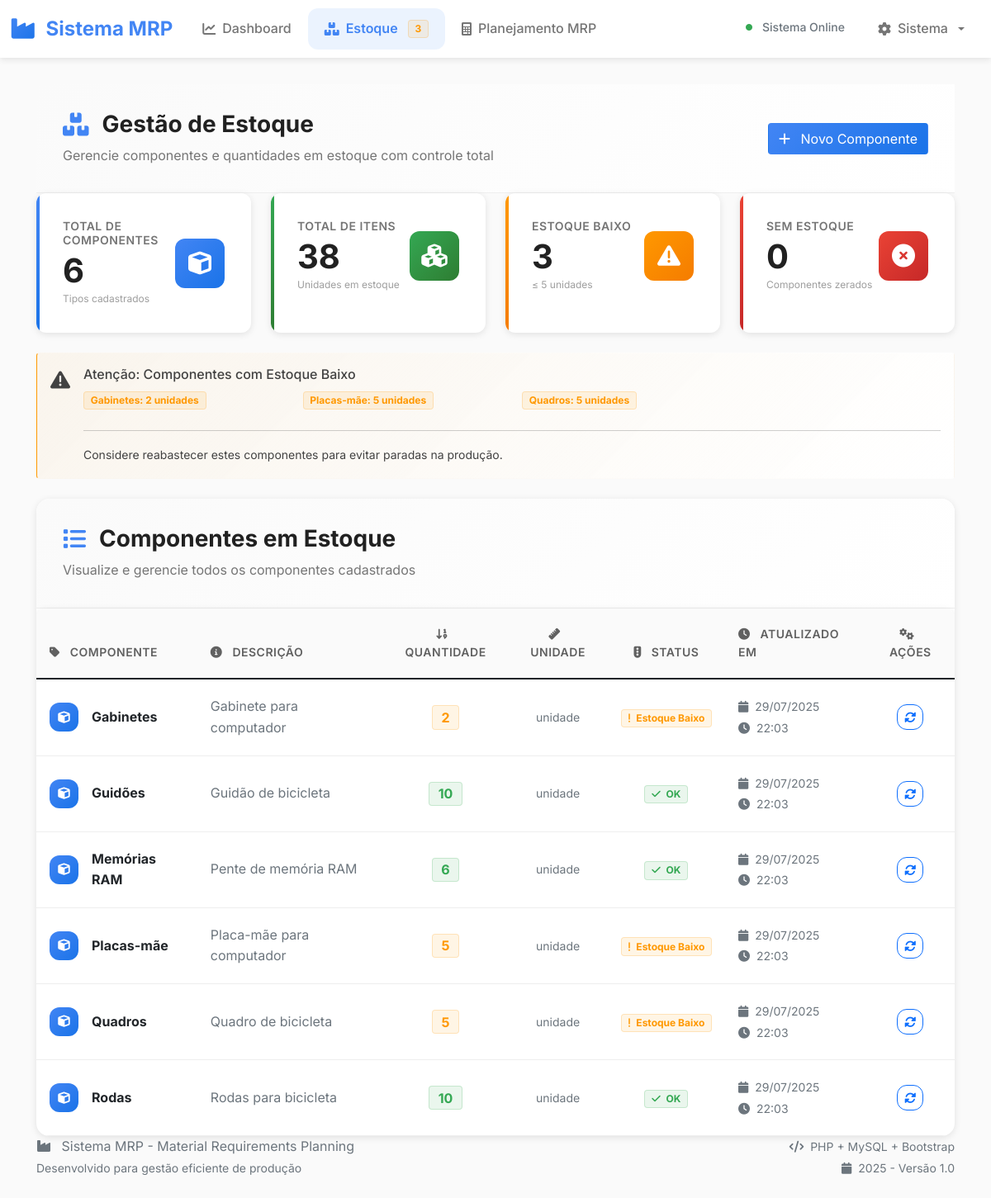
/estoque.php, run on the app's committed database.
### tables this page shows
CREATE TABLE componentes (
    id INT AUTO_INCREMENT PRIMARY KEY,
    nome VARCHAR(100) NOT NULL UNIQUE,
    descricao VARCHAR(255) DEFAULT NULL,
    quantidade_estoque INT NOT NULL DEFAULT 0,
    unidade_medida VARCHAR(20) DEFAULT 'unidade',
    created_at TIMESTAMP DEFAULT CURRENT_TIMESTAMP,
    updated_at TIMESTAMP DEFAULT CURRENT_TIMESTAMP ON UPDATE CURRENT_TIMESTAMP
);

### config/database.php (called while the page is built, shortened)
<?php
class Database {
    private static $instance = null;
    private $connection;
    public static function getInstance() {
        if (self::$instance === null) {
            self::$instance = new self();
        }
        return self::$instance;
    }
    private function connect() {
        try {
            $dsn = "mysql:host=" . self::HOST . ";dbname=" . self::DB_NAME . ";charset=" . self::CHARSET;
            $options = [
                PDO::ATTR_ERRMODE => PDO::ERRMODE_EXCEPTION,
                PDO::ATTR_DEFAULT_FETCH_MODE => PDO::FETCH_ASSOC,
                PDO::ATTR_EMULATE_PREPARES => false,
                PDO::MYSQL_ATTR_INIT_COMMAND => "SET NAMES utf8mb4 COLLATE utf8mb4_unicode_ci"
            ];
            $this->connection = new PDO($dsn, self::USERNAME, self::PASSWORD, $options);
            $this->connection->exec("SET CHARACTER SET utf8mb4");
            $this->connection->exec("SET NAMES utf8mb4");
        } catch (PDOException $e) {
            die("Erro de conexão: " . $e->getMessage());
        }
    }
    public function query($sql, $params = []) {
        try {
            $stmt = $this->connection->prepare($sql);
            $stmt->execute($params);
            return $stmt;
        } catch (PDOException $e) {
            error_log("Erro na query: " . $e->getMessage());
            throw new Exception("Erro ao executar consulta.");
        }
    }
    public function fetchAll($sql, $params = []) {
        $stmt = $this->query($sql, $params);
        return $stmt->fetchAll();
    }
    public function fetch($sql, $params = []) {
        $stmt = $this->query($sql, $params);
        return $stmt->fetch();
    }
}
?>

### models/estoque.php (called while the page is built, shortened)
<?php
require_once __DIR__ . '/../config/database.php';
class Estoque {
    private $db;
    public function __construct() {
        $this->db = Database::getInstance();
    }
    public function getAllComponentes() {
        $sql = "SELECT
                    id,
                    nome,
                    descricao,
                    quantidade_estoque,
                    unidade_medida,
                    updated_at
                FROM componentes
                ORDER BY nome ASC";
        return $this->db->fetchAll($sql);
    }
    public function getComponentesEstoqueBaixo($limite = 5) {
        $sql = "SELECT * FROM componentes
                WHERE quantidade_estoque <= ?
                ORDER BY quantidade_estoque ASC, nome ASC";
        return $this->db->fetchAll($sql, [$limite]);
    }
    public function getEstatisticasEstoque() {
        $sql = "SELECT
                    COUNT(*) as total_componentes,
                    SUM(quantidade_estoque) as total_itens,
                    AVG(quantidade_estoque) as media_estoque,
                    COUNT(CASE WHEN quantidade_estoque = 0 THEN 1 END) as sem_estoque,
                    COUNT(CASE WHEN quantidade_estoque <= 5 THEN 1 END) as estoque_baixo
                FROM componentes";
        return $this->db->fetch($sql);
    }
}
?>

### views/estoque/index.php (the view, shortened to what this page needs)
<div class="content-header animate-fade-in-up">
    <div class="d-flex justify-content-between align-items-center flex-wrap">
        <div>
            <h1 class="content-title">
                <i class="fas fa-boxes text-primary-modern"></i>
                Gestão de Estoque
            </h1>
            <p class="content-subtitle">Gerencie componentes e quantidades em estoque com controle total</p>
        </div>
        <button class="btn btn-primary-modern" data-bs-toggle="modal" data-bs-target="#modalNovoComponente">
            <i class="fas fa-plus me-2"></i>
            Novo Componente
        </button>
    </div>
</div>
<?php if (isset($estatisticas)): ?>
<div class="row g-4 animate-fade-in-up" style="animation-delay: 0.2s;">
    <div class="col-lg-3 col-md-6">
        <div class="dashboard-card card-primary">
            <div class="card-body-modern">
                <div class="card-content-modern">
                    <h6 class="card-title-modern">Total de Componentes</h6>
                    <h2 class="card-value-modern"><?= $estatisticas['total_componentes'] ?></h2>
                    <p class="card-subtitle-modern">Tipos cadastrados</p>
                </div>
                <div class="card-icon-modern icon-primary">
                    <i class="fas fa-cube"></i>
                </div>
            </div>
        </div>
    </div>
    <div class="col-lg-3 col-md-6">
        <div class="dashboard-card card-success">
            <div class="card-body-modern">
                <div class="card-content-modern">
                    <h6 class="card-title-modern">Total de Itens</h6>
                    <h2 class="card-value-modern"><?= number_format($estatisticas['total_itens'], 0, ',', '.') ?></h2>
                    <p class="card-subtitle-modern">Unidades em estoque</p>
                </div>
                <div class="card-icon-modern icon-success">
                    <i class="fas fa-cubes"></i>
                </div>
            </div>
        </div>
    </div>
    <div class="col-lg-3 col-md-6">
        <div class="dashboard-card card-warning">
            <div class="card-body-modern">
                <div class="card-content-modern">
                    <h6 class="card-title-modern">Estoque Baixo</h6>
                    <h2 class="card-value-modern"><?= $estatisticas['estoque_baixo'] ?></h2>
                    <p class="card-subtitle-modern">≤ 5 unidades</p>
                </div>
                <div class="card-icon-modern icon-warning">
                    <i class="fas fa-exclamation-triangle"></i>
                </div>
            </div>
        </div>
    </div>
    <div class="col-lg-3 col-md-6">
        <div class="dashboard-card card-danger">
            <div class="card-body-modern">
                <div class="card-content-modern">
                    <h6 class="card-title-modern">Sem Estoque</h6>
                    <h2 class="card-value-modern"><?= $estatisticas['sem_estoque'] ?></h2>
                    <p class="card-subtitle-modern">Componentes zerados</p>
                </div>
                <div class="card-icon-modern icon-danger">
                    <i class="fas fa-times-circle"></i>
                </div>
            </div>
        </div>
    </div>
</div>
<?php endif; ?>
<?php if (!empty($estoque_baixo)): ?>
<div class="mt-4 animate-fade-in-up" style="animation-delay: 0.4s;">
    <div class="alert alert-warning-modern">
        <div class="d-flex align-items-start">
            <i class="fas fa-exclamation-triangle me-3" style="font-size: 1.5rem; margin-top: 0.25rem;"></i>
            <div class="flex-grow-1">
                <h6 class="mb-2">Atenção: Componentes com Estoque Baixo</h6>
                <div class="row">
                    <?php foreach ($estoque_baixo as $componente): ?>
                        <div class="col-lg-3 col-md-4 col-sm-6 mb-2">
                            <span class="badge badge-warning-modern">
                                <?= htmlspecialchars($componente['nome']) ?>: <?= $componente['quantidade_estoque'] ?> unidades
                            </span>
                        </div>
                    <?php endforeach; ?>
                </div>
                <hr class="my-3">
                <p class="mb-0">
                    <small>Considere reabastecer estes componentes para evitar paradas na produção.</small>
                </p>
            </div>
        </div>
    </div>
</div>
<?php endif; ?>
<div class="main-content mt-4 animate-fade-in-up" style="animation-delay: 0.6s;">
    <div class="content-header">
        <h3 class="content-title">
            <i class="fas fa-list text-primary-modern"></i>
            Componentes em Estoque
        </h3>
        <p class="content-subtitle">Visualize e gerencie todos os componentes cadastrados</p>
    </div>
    <div class="content-body p-0">
        <?php if (!empty($componentes)): ?>
            <div class="table-modern">
                <table class="table table-hover mb-0">
                    <thead>
                        <tr>
                            <th>
                                <i class="fas fa-tag me-2"></i>
                                Componente
                            </th>
                            <th>
                                <i class="fas fa-info-circle me-2"></i>
                                Descrição
                            </th>
                            <th class="text-center">
                                <i class="fas fa-sort-numeric-down me-2"></i>
                                Quantidade
                            </th>
                            <th class="text-center">
                                <i class="fas fa-ruler me-2"></i>
                                Unidade
                            </th>
                            <th class="text-center">
                                <i class="fas fa-traffic-light me-2"></i>
                                Status
                            </th>
                            <th>
                                <i class="fas fa-clock me-2"></i>
                                Atualizado em
                            </th>
                            <th class="text-center">
                                <i class="fas fa-cogs me-2"></i>
                                Ações
                            </th>
                        </tr>
                    </thead>
                    <tbody>
                        <?php foreach ($componentes as $componente): ?>
                            <tr>
                                <td>
                                    <div class="d-flex align-items-center">
                                        <div class="card-icon-modern icon-primary me-3" style="width: 35px; height: 35px; font-size: 0.9rem;">
                                            <i class="fas fa-cube"></i>
                                        </div>
                                        <strong><?= htmlspecialchars($componente['nome']) ?></strong>
                                    </div>
                                </td>
                                <td>
                                    <span class="text-muted">
                                        <?= htmlspecialchars($componente['descricao'] ?: 'Sem descrição') ?>
                                    </span>
                                </td>
                                <td class="text-center">
                                    <span class="badge badge-<?= $componente['quantidade_estoque'] == 0 ? 'danger' : ($componente['quantidade_estoque'] <= 5 ? 'warning' : 'success') ?>-modern fs-6">
                                        <?= number_format($componente['quantidade_estoque'], 0, ',', '.') ?>
                                    </span>
                                </td>
                                <td class="text-center">
                                    <small class="text-muted fw-semibold"><?= htmlspecialchars($componente['unidade_medida']) ?></small>
                                </td>
                                <td class="text-center">
                                    <?php if ($componente['quantidade_estoque'] == 0): ?>
                                        <span class="badge badge-danger-modern">
                                            <i class="fas fa-times me-1"></i>
                                            Sem Estoque
                                        </span>
                                    <?php elseif ($componente['quantidade_estoque'] <= 5): ?>
                                        <span class="badge badge-warning-modern">
                                            <i class="fas fa-exclamation me-1"></i>
                                            Estoque Baixo
                                        </span>
                                    <?php else: ?>
                                        <span class="badge badge-success-modern">
                                            <i class="fas fa-check me-1"></i>
                                            OK
                                        </span>
                                    <?php endif; ?>
                                </td>
                                <td>
                                    <small class="text-muted">
                                        <i class="fas fa-calendar me-1"></i>
                                        <?= date('d/m/Y', strtotime($componente['updated_at'])) ?>
                                        <br>
                                        <i class="fas fa-clock me-1"></i>
                                        <?= date('H:i', strtotime($componente['updated_at'])) ?>
                                    </small>
                                </td>
                                <td class="text-center">
                                    <button class="btn btn-outline-primary btn-sm rounded-modern"
                                            onclick="atualizarEstoque(<?= $componente['id'] ?>, '<?= htmlspecialchars($componente['nome']) ?>', <?= $componente['quantidade_estoque'] ?>)"
                                            data-bs-toggle="tooltip"
                                            title="Atualizar Estoque">
                                        <i class="fas fa-sync-alt"></i>
                                    </button>
                                </td>
                            </tr>
                        <?php endforeach; ?>
                    </tbody>
                </table>
            </div>
        <?php endif; ?>
    </div>
</div>

### data on the page
componentes: nome "Gabinetes", quantidade_estoque "2", descricao "Gabinete para computador", unidade_medida "unidade", shows "Estoque Baixo", updated_at "29/07/2025", updated_at "22:03"
componentes: nome "Placas-mãe", quantidade_estoque "5", descricao "Placa-mãe para computador", unidade_medida "unidade", shows "Estoque Baixo", updated_at "29/07/2025", updated_at "22:03"
componentes: nome "Quadros", quantidade_estoque "5", descricao "Quadro de bicicleta", unidade_medida "unidade", shows "Estoque Baixo", updated_at "29/07/2025", updated_at "22:03"
componentes: nome "Guidões", descricao "Guidão de bicicleta", quantidade_estoque "10", unidade_medida "unidade", shows "OK", updated_at "29/07/2025", updated_at "22:03"
componentes: nome "Memórias RAM", descricao "Pente de memória RAM", quantidade_estoque "6", unidade_medida "unidade", shows "OK", updated_at "29/07/2025", updated_at "22:03"
componentes: nome "Rodas", descricao "Rodas para bicicleta", quantidade_estoque "10", unidade_medida "unidade", shows "OK", updated_at "29/07/2025", updated_at "22:03"

### other printed values
$estatisticas['estoque_baixo'] "3"
$estatisticas['total_componentes'] "6"
$estatisticas['total_itens'] "38"
$estatisticas['sem_estoque'] "0"
